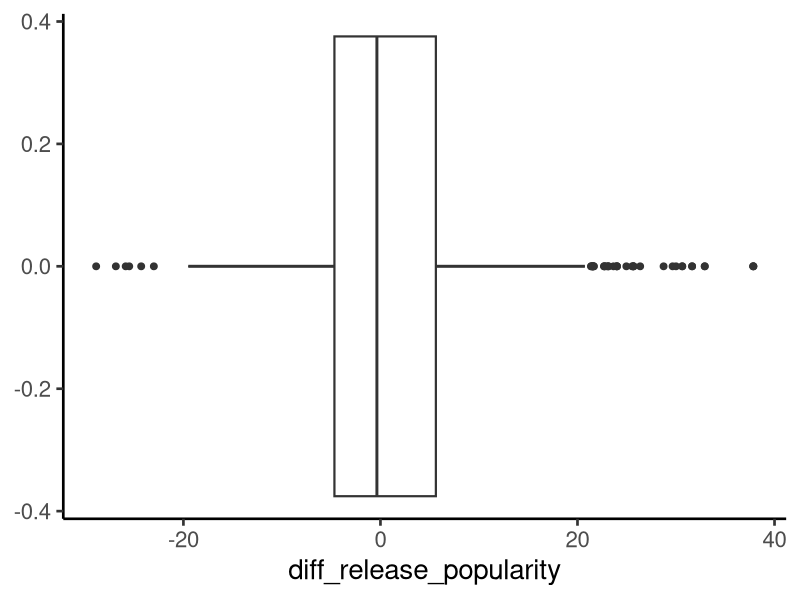
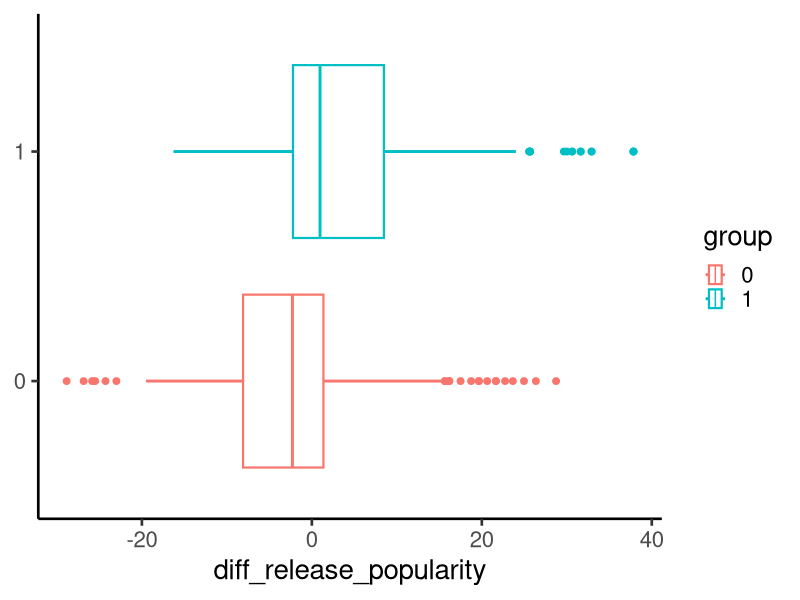
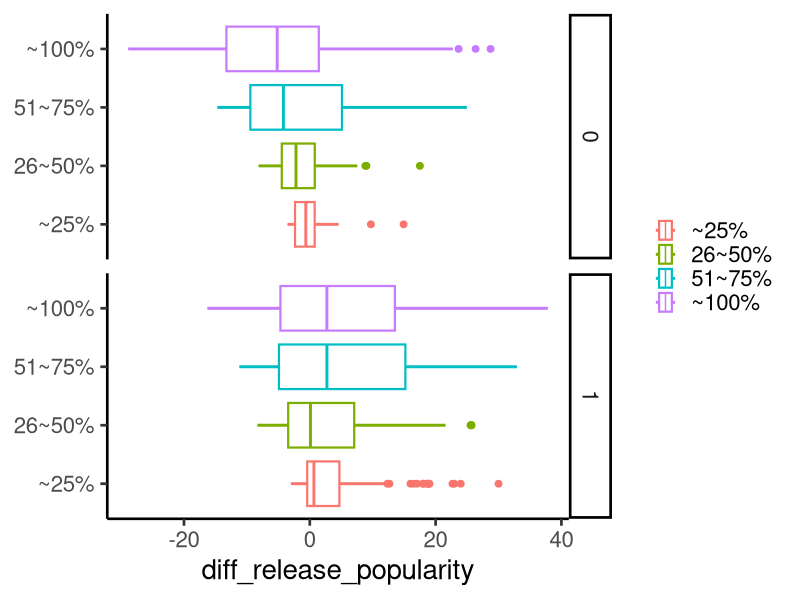
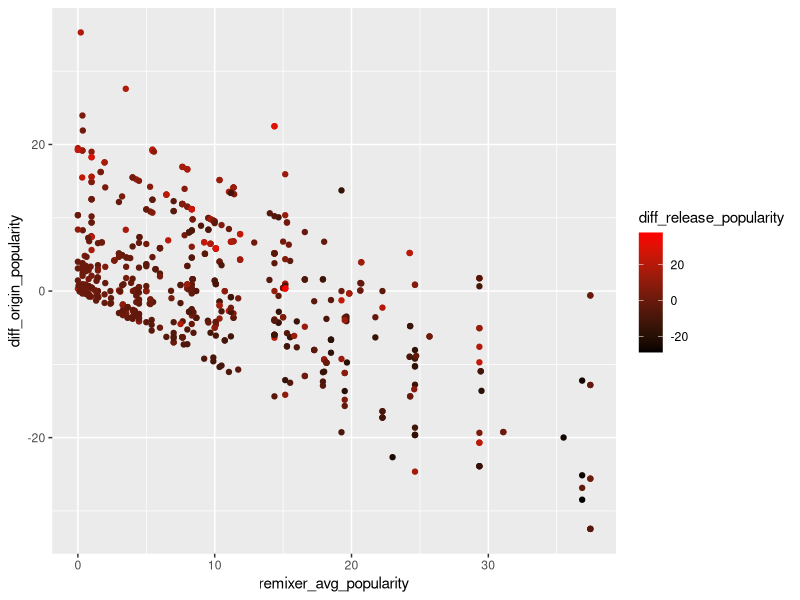
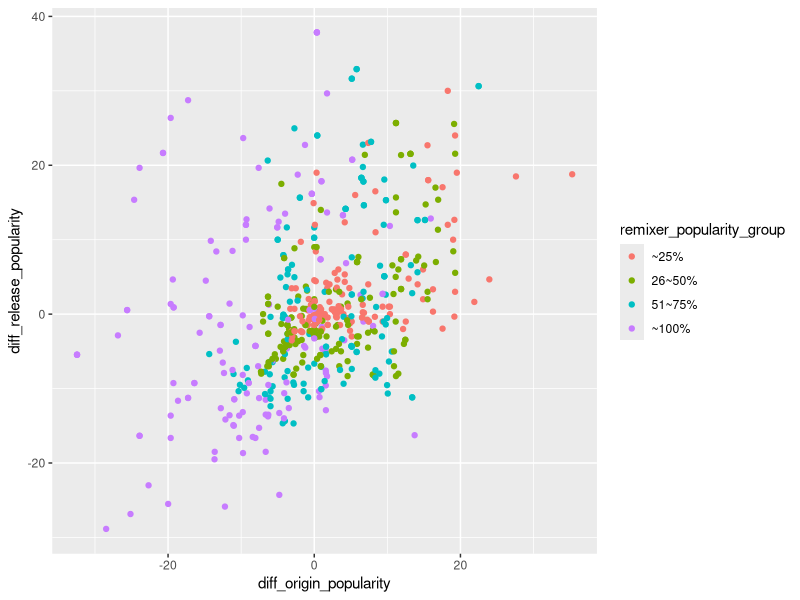
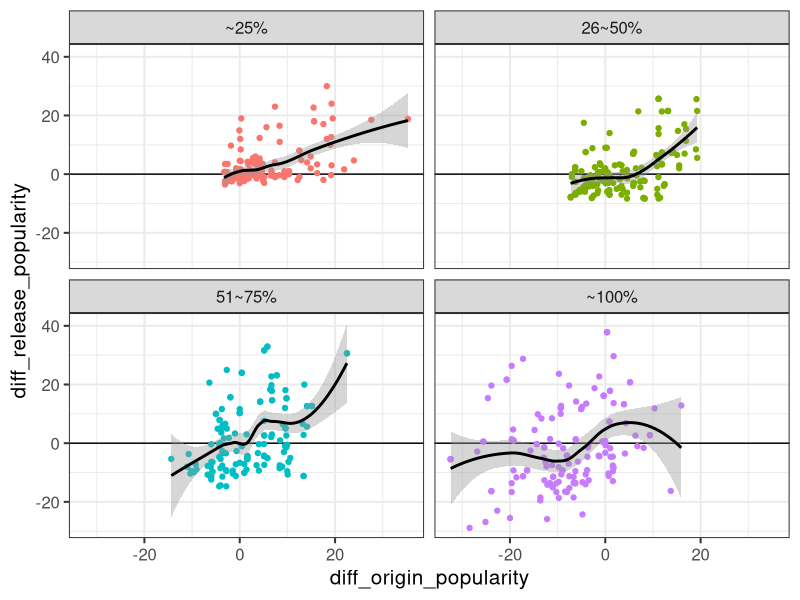

Reproduce these figures in R, in order.
library(tidyverse)
library(withr)
## データの読み込み ####
adf <- read_csv(file = "data/remix_artist_comparison_df.csv")
df <- read_csv(file = "data/target_tracks.csv")
rdf <- read_csv(file = "data/artist_avg_popularity.csv")

adf <- adf %>% 
  mutate(popularity_diff = popularity - avg_popularity)

adf <- inner_join(
  adf,
  rdf,
  by = c("main_artist" = "artist"),
  suffix = c("_r", "_o")
)

adf <- adf %>% mutate(ro_diff = avg_popularity_o - avg_popularity_r)
adf <- adf %>% mutate(original_artist_famous = if_else(ro_diff > 0, 1, 0))



adf <- adf %>% mutate(avg_p_bin = cut(
  avg_popularity_r,
  breaks = c(
    -1,
    quantile(adf$avg_popularity_r, 0.25),
    quantile(adf$avg_popularity_r, 0.5),
    quantile(adf$avg_popularity_r, 0.75),
    quantile(adf$avg_popularity_r, 1)
  ),
  labels = c('~25%', '26~50%', '51~75%', '~100%')
))


# リネーム
adf <- adf %>% rename(
  remixer_avg_popularity = avg_popularity_r,
  origin_artist = main_artist,
  diff_release_popularity = popularity_diff,
  remixer_popularity_group = avg_p_bin,
  origin_avg_popularity = avg_popularity_o,
  diff_origin_popularity = ro_diff,
  origin_artist_famous = original_artist_famous
  )



data.frame(
  column_name = c(names(adf)),
  意味 = c(
    "Remixしたアーティスト",
    "Remixしたアーティストの平均Popularity",
    "Remix楽曲名",
    "Popularity",
    "楽曲リリース日",
    "Remixされたアーティスト",
    "Popularity(Remix楽曲 - Remixアーティスト)",
    "diff_release_popularityをパーセンタイル4分割したグループ",
    "Remixされたアーティストの平均Popularity",
    "Popularity(Originアーティスト - Remixアーティスト)",
    "OriginアーティストのほうがRemixアーティストより平均Popularityが高いか"
  )
)

## データ確認 ####
View(adf)
length(unique(adf$remix_artist))
names(adf)

## 集計 ####

### 単純集計 ####
data.frame(
  diff_release_popularity = c(summary(adf$diff_release_popularity))
)
ggplot(data = adf, mapping = aes(x=diff_release_popularity)) +
  theme_classic(base_size = 20, base_family = "sans") + 
  stat_boxplot(lwd=1) + 
  geom_boxplot(outlier.size = 2)


### flag別集計 ####
oaf_agg <- adf %>% 
  select(diff_release_popularity, origin_artist_famous) %>% 
  group_nest(origin_artist_famous) %>% 
  mutate(s = map(data, ~ summary(.))) %>% 
  pull(s, origin_artist_famous)

data.frame(
  group_0 = data.frame(oaf_agg$`0`)$Freq,
  group_1 = data.frame(oaf_agg$`1`)$Freq
)


ggplot(data = adf, mapping = aes(x=diff_release_popularity, y=factor(origin_artist_famous), group=factor(origin_artist_famous), colour = factor(origin_artist_famous))) + 
  theme_classic(base_size = 20, base_family = "sans") + 
  stat_boxplot(lwd=1) + 
  geom_boxplot(outlier.size = 2) + 
  scale_fill_discrete(labels=c("group_0","group_1")) + 
  theme(axis.title.y = element_blank()) + 
  labs(color = "group")
  

### flag x Remixアーティスト平均Popularityグループ別
adf
ogaf_agg <- data.frame(aggregate(diff_release_popularity ~ remixer_popularity_group + origin_artist_famous, adf, summary))
ogaf_agg1 <- cbind(
  ogaf_agg %>% select(remixer_popularity_group, origin_artist_famous),
  data.frame(ogaf_agg$diff_release_popularity)  
)
ogaf_agg1


ggplot(data = adf, mapping = aes(x=diff_release_popularity, y=remixer_popularity_group, group=remixer_popularity_group, colour = remixer_popularity_group)) + 
  theme_classic(base_size = 20, base_family = "sans") + 
  stat_boxplot(lwd=1) + 
  geom_boxplot(outlier.size = 2) + 
  theme(axis.title.y = element_blank(), legend.title = element_blank()) + 
  facet_grid(origin_artist_famous ~ .) + 
  par(pin = par(8, 3))


?par
ggplot(data = adf, mapping = aes(x = remixer_avg_popularity, y = diff_origin_popularity, colour = diff_release_popularity)) + 
  geom_point() + 
  scale_colour_gradient(low = "black", high = "red")

ggplot(data = adf, mapping = aes(x = diff_origin_popularity, y = diff_release_popularity, colour = remixer_popularity_group, group = remixer_popularity_group)) + 
  geom_point()

ggplot(data = adf, mapping = aes(x = diff_origin_popularity, y = diff_release_popularity, colour = remixer_popularity_group)) + 
  theme_bw(base_size = 15, base_family = "sans") + 
  geom_hline(yintercept = 0) + 
  geom_point() + 
  geom_smooth(method = 'loess', colour='black', alpha=0.4) +
  theme(legend.position = "none") + 
  facet_wrap( ~ remixer_popularity_group)



dfs <- data.frame()
for (i in c(unique(adf$origin_artist_famous))) {
  for (g in c(sort(unique(adf$remixer_popularity_group)))) {
    tmp_df <- adf %>% 
      filter(origin_artist_famous == i) %>% 
      filter(remixer_popularity_group == g)
    dfs <- rbind(
      dfs,
      with_seed(1, sample_n(tmp_df, 5))
    )
  }
}

column_list <- c(
  "track_name",
  "popularity",
  "release_date",
  "origin_artist",
  "origin_avg_popularity",
  "remix_artist",
  "remixer_avg_popularity",
  "diff_release_popularity",
  "diff_origin_popularity",
  "remixer_popularity_group",
  "origin_artist_famous"
  )

dfs %>% select(column_list)


tmp <- data.frame(
  remixer_avg_popularity = c(summary(adf$remixer_avg_popularity))
)
tmp
